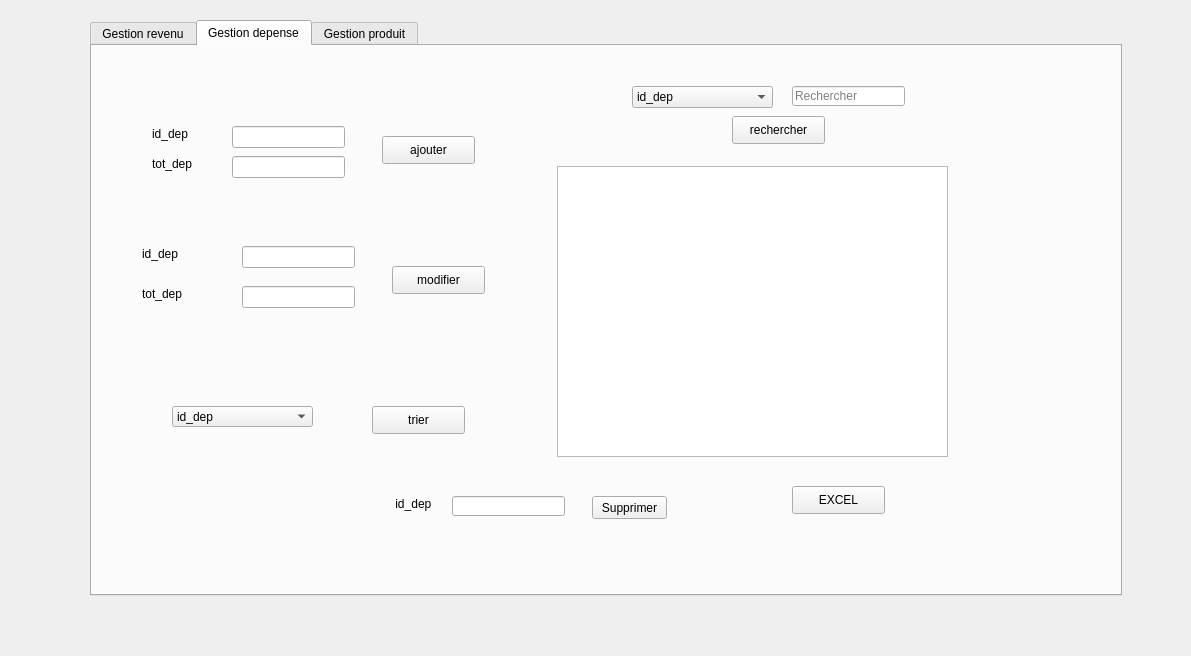
<?xml version="1.0" encoding="UTF-8"?>
<ui version="4.0">
 <class>gestion_prd</class>
 <widget class="QDialog" name="gestion_prd">
  <property name="geometry">
   <rect>
    <x>0</x>
    <y>0</y>
    <width>1191</width>
    <height>656</height>
   </rect>
  </property>
  <property name="windowTitle">
   <string>Dialog</string>
  </property>
  <widget class="QTabWidget" name="temprature">
   <property name="geometry">
    <rect>
     <x>90</x>
     <y>20</y>
     <width>1032</width>
     <height>576</height>
    </rect>
   </property>
   <property name="currentIndex">
    <number>1</number>
   </property>
   <widget class="QWidget" name="tab1">
    <attribute name="title">
     <string>Gestion revenu</string>
    </attribute>
    <widget class="QTabWidget" name="tabWidget_2">
     <property name="geometry">
      <rect>
       <x>0</x>
       <y>0</y>
       <width>851</width>
       <height>621</height>
      </rect>
     </property>
     <property name="styleSheet">
      <string notr="true">tabWidget_2 = new QWidget(this); m_myWidget-&gt;setGeometry(0, 0, 300, 100)</string>
     </property>
     <property name="currentIndex">
      <number>0</number>
     </property>
     <widget class="QWidget" name="tab_3">
      <attribute name="title">
       <string>Ajout</string>
      </attribute>
      <widget class="QLabel" name="label">
       <property name="geometry">
        <rect>
         <x>120</x>
         <y>40</y>
         <width>47</width>
         <height>14</height>
        </rect>
       </property>
       <property name="text">
        <string>tot_rev</string>
       </property>
      </widget>
      <widget class="QLabel" name="label_2">
       <property name="geometry">
        <rect>
         <x>120</x>
         <y>10</y>
         <width>121</width>
         <height>16</height>
        </rect>
       </property>
       <property name="text">
        <string>Id_rev</string>
       </property>
      </widget>
      <widget class="QLineEdit" name="le_id_rev">
       <property name="geometry">
        <rect>
         <x>210</x>
         <y>10</y>
         <width>113</width>
         <height>20</height>
        </rect>
       </property>
       <property name="styleSheet">
        <string notr="true">m_myWidget = new QWidget(this); m_myWidget-&gt;setGeometry(0, 0, 300, 100); QPalette pal = palette();</string>
       </property>
      </widget>
      <widget class="QPushButton" name="Ajouter">
       <property name="geometry">
        <rect>
         <x>350</x>
         <y>50</y>
         <width>75</width>
         <height>23</height>
        </rect>
       </property>
       <property name="text">
        <string>Ajouter</string>
       </property>
      </widget>
      <widget class="QLabel" name="label_9">
       <property name="geometry">
        <rect>
         <x>140</x>
         <y>260</y>
         <width>71</width>
         <height>16</height>
        </rect>
       </property>
       <property name="text">
        <string/>
       </property>
      </widget>
      <widget class="QLineEdit" name="le_tot_rev">
       <property name="geometry">
        <rect>
         <x>210</x>
         <y>40</y>
         <width>113</width>
         <height>22</height>
        </rect>
       </property>
      </widget>
      <widget class="QTableView" name="tab_rev">
       <property name="geometry">
        <rect>
         <x>350</x>
         <y>90</y>
         <width>481</width>
         <height>301</height>
        </rect>
       </property>
      </widget>
      <widget class="QLabel" name="label_3">
       <property name="geometry">
        <rect>
         <x>220</x>
         <y>410</y>
         <width>121</width>
         <height>16</height>
        </rect>
       </property>
       <property name="text">
        <string> id_dep</string>
       </property>
      </widget>
      <widget class="QLineEdit" name="le_id_sup">
       <property name="geometry">
        <rect>
         <x>280</x>
         <y>410</y>
         <width>113</width>
         <height>20</height>
        </rect>
       </property>
       <property name="styleSheet">
        <string notr="true">m_myWidget = new QWidget(this); m_myWidget-&gt;setGeometry(0, 0, 300, 100); QPalette pal = palette();</string>
       </property>
      </widget>
      <widget class="QPushButton" name="supprimer_3">
       <property name="geometry">
        <rect>
         <x>410</x>
         <y>410</y>
         <width>75</width>
         <height>23</height>
        </rect>
       </property>
       <property name="text">
        <string>Supprimer</string>
       </property>
      </widget>
      <widget class="QLabel" name="label_12">
       <property name="geometry">
        <rect>
         <x>30</x>
         <y>150</y>
         <width>61</width>
         <height>16</height>
        </rect>
       </property>
       <property name="text">
        <string>id_rev</string>
       </property>
      </widget>
      <widget class="QLabel" name="label_13">
       <property name="geometry">
        <rect>
         <x>30</x>
         <y>190</y>
         <width>56</width>
         <height>16</height>
        </rect>
       </property>
       <property name="text">
        <string>tot_rev</string>
       </property>
      </widget>
      <widget class="QLineEdit" name="le_id_rev_3">
       <property name="geometry">
        <rect>
         <x>90</x>
         <y>150</y>
         <width>113</width>
         <height>20</height>
        </rect>
       </property>
       <property name="styleSheet">
        <string notr="true">m_myWidget = new QWidget(this); m_myWidget-&gt;setGeometry(0, 0, 300, 100); QPalette pal = palette();</string>
       </property>
      </widget>
      <widget class="QLineEdit" name="le_tot_rev_2">
       <property name="geometry">
        <rect>
         <x>90</x>
         <y>190</y>
         <width>113</width>
         <height>20</height>
        </rect>
       </property>
       <property name="styleSheet">
        <string notr="true">m_myWidget = new QWidget(this); m_myWidget-&gt;setGeometry(0, 0, 300, 100); QPalette pal = palette();</string>
       </property>
      </widget>
      <widget class="QPushButton" name="modifier_3">
       <property name="geometry">
        <rect>
         <x>240</x>
         <y>160</y>
         <width>75</width>
         <height>23</height>
        </rect>
       </property>
       <property name="text">
        <string>modifier</string>
       </property>
      </widget>
      <widget class="QLineEdit" name="le_recherche_3">
       <property name="geometry">
        <rect>
         <x>650</x>
         <y>30</y>
         <width>113</width>
         <height>20</height>
        </rect>
       </property>
       <property name="placeholderText">
        <string>Rechercher</string>
       </property>
      </widget>
      <widget class="QPushButton" name="pushButton_3">
       <property name="geometry">
        <rect>
         <x>580</x>
         <y>60</y>
         <width>93</width>
         <height>28</height>
        </rect>
       </property>
       <property name="text">
        <string>rechercher</string>
       </property>
      </widget>
      <widget class="QComboBox" name="cb_recherche_3">
       <property name="geometry">
        <rect>
         <x>500</x>
         <y>30</y>
         <width>141</width>
         <height>22</height>
        </rect>
       </property>
       <item>
        <property name="text">
         <string>id_rev</string>
        </property>
       </item>
       <item>
        <property name="text">
         <string>tot_rev</string>
        </property>
       </item>
      </widget>
      <widget class="QPushButton" name="EXCEL">
       <property name="geometry">
        <rect>
         <x>720</x>
         <y>410</y>
         <width>93</width>
         <height>28</height>
        </rect>
       </property>
       <property name="text">
        <string>EXCEL</string>
       </property>
      </widget>
      <widget class="QComboBox" name="cb_recherche_9">
       <property name="geometry">
        <rect>
         <x>20</x>
         <y>301</y>
         <width>141</width>
         <height>21</height>
        </rect>
       </property>
       <item>
        <property name="text">
         <string>id_rev</string>
        </property>
       </item>
       <item>
        <property name="text">
         <string>tot_rev</string>
        </property>
       </item>
      </widget>
      <widget class="QPushButton" name="pushButton">
       <property name="geometry">
        <rect>
         <x>210</x>
         <y>300</y>
         <width>93</width>
         <height>28</height>
        </rect>
       </property>
       <property name="text">
        <string>trier</string>
       </property>
      </widget>
      <widget class="QLabel" name="label_29">
       <property name="geometry">
        <rect>
         <x>830</x>
         <y>130</y>
         <width>201</width>
         <height>391</height>
        </rect>
       </property>
       <property name="text">
        <string/>
       </property>
      </widget>
     </widget>
    </widget>
   </widget>
   <widget class="QWidget" name="tab">
    <attribute name="title">
     <string>Gestion depense</string>
    </attribute>
    <widget class="QLabel" name="label_7">
     <property name="geometry">
      <rect>
       <x>60</x>
       <y>80</y>
       <width>56</width>
       <height>16</height>
      </rect>
     </property>
     <property name="text">
      <string>id_dep</string>
     </property>
    </widget>
    <widget class="QLabel" name="label_10">
     <property name="geometry">
      <rect>
       <x>60</x>
       <y>110</y>
       <width>56</width>
       <height>16</height>
      </rect>
     </property>
     <property name="text">
      <string>tot_dep</string>
     </property>
    </widget>
    <widget class="QLineEdit" name="le_id_dep">
     <property name="geometry">
      <rect>
       <x>140</x>
       <y>80</y>
       <width>113</width>
       <height>22</height>
      </rect>
     </property>
    </widget>
    <widget class="QLineEdit" name="le_tot_dep">
     <property name="geometry">
      <rect>
       <x>140</x>
       <y>110</y>
       <width>113</width>
       <height>22</height>
      </rect>
     </property>
    </widget>
    <widget class="QPushButton" name="pushButton_1">
     <property name="geometry">
      <rect>
       <x>290</x>
       <y>90</y>
       <width>93</width>
       <height>28</height>
      </rect>
     </property>
     <property name="text">
      <string>ajouter</string>
     </property>
    </widget>
    <widget class="QLabel" name="label_25">
     <property name="geometry">
      <rect>
       <x>50</x>
       <y>200</y>
       <width>61</width>
       <height>16</height>
      </rect>
     </property>
     <property name="text">
      <string>id_dep</string>
     </property>
    </widget>
    <widget class="QLabel" name="label_11">
     <property name="geometry">
      <rect>
       <x>50</x>
       <y>240</y>
       <width>56</width>
       <height>16</height>
      </rect>
     </property>
     <property name="text">
      <string>tot_dep</string>
     </property>
    </widget>
    <widget class="QLineEdit" name="le_id_dep_5">
     <property name="geometry">
      <rect>
       <x>150</x>
       <y>200</y>
       <width>113</width>
       <height>22</height>
      </rect>
     </property>
    </widget>
    <widget class="QLineEdit" name="le_tot_dep_2">
     <property name="geometry">
      <rect>
       <x>150</x>
       <y>240</y>
       <width>113</width>
       <height>22</height>
      </rect>
     </property>
    </widget>
    <widget class="QPushButton" name="pushButton_2">
     <property name="geometry">
      <rect>
       <x>300</x>
       <y>220</y>
       <width>93</width>
       <height>28</height>
      </rect>
     </property>
     <property name="text">
      <string>modifier</string>
     </property>
    </widget>
    <widget class="QComboBox" name="cb_recherche_8">
     <property name="geometry">
      <rect>
       <x>540</x>
       <y>40</y>
       <width>141</width>
       <height>22</height>
      </rect>
     </property>
     <item>
      <property name="text">
       <string>id_dep</string>
      </property>
     </item>
     <item>
      <property name="text">
       <string>tot_dep</string>
      </property>
     </item>
    </widget>
    <widget class="QLineEdit" name="le_recherche_8">
     <property name="geometry">
      <rect>
       <x>700</x>
       <y>40</y>
       <width>113</width>
       <height>20</height>
      </rect>
     </property>
     <property name="placeholderText">
      <string>Rechercher</string>
     </property>
    </widget>
    <widget class="QPushButton" name="pushButton_7">
     <property name="geometry">
      <rect>
       <x>640</x>
       <y>70</y>
       <width>93</width>
       <height>28</height>
      </rect>
     </property>
     <property name="text">
      <string>rechercher</string>
     </property>
    </widget>
    <widget class="QPushButton" name="EXCEL_4">
     <property name="geometry">
      <rect>
       <x>700</x>
       <y>440</y>
       <width>93</width>
       <height>28</height>
      </rect>
     </property>
     <property name="text">
      <string>EXCEL</string>
     </property>
    </widget>
    <widget class="QLabel" name="label_26">
     <property name="geometry">
      <rect>
       <x>300</x>
       <y>450</y>
       <width>121</width>
       <height>16</height>
      </rect>
     </property>
     <property name="text">
      <string> id_dep</string>
     </property>
    </widget>
    <widget class="QLineEdit" name="le_id_sup_3">
     <property name="geometry">
      <rect>
       <x>360</x>
       <y>450</y>
       <width>113</width>
       <height>20</height>
      </rect>
     </property>
     <property name="styleSheet">
      <string notr="true">m_myWidget = new QWidget(this); m_myWidget-&gt;setGeometry(0, 0, 300, 100); QPalette pal = palette();</string>
     </property>
    </widget>
    <widget class="QPushButton" name="supprimer_6">
     <property name="geometry">
      <rect>
       <x>500</x>
       <y>450</y>
       <width>75</width>
       <height>23</height>
      </rect>
     </property>
     <property name="text">
      <string>Supprimer</string>
     </property>
    </widget>
    <widget class="QTableView" name="tab_dep">
     <property name="geometry">
      <rect>
       <x>465</x>
       <y>120</y>
       <width>391</width>
       <height>291</height>
      </rect>
     </property>
    </widget>
    <widget class="QComboBox" name="cb_recherche_10">
     <property name="geometry">
      <rect>
       <x>80</x>
       <y>360</y>
       <width>141</width>
       <height>21</height>
      </rect>
     </property>
     <item>
      <property name="text">
       <string>id_dep</string>
      </property>
     </item>
     <item>
      <property name="text">
       <string>tot_dep</string>
      </property>
     </item>
    </widget>
    <widget class="QPushButton" name="pushButton_8">
     <property name="geometry">
      <rect>
       <x>280</x>
       <y>360</y>
       <width>93</width>
       <height>28</height>
      </rect>
     </property>
     <property name="text">
      <string>trier</string>
     </property>
    </widget>
    <widget class="QLabel" name="label_31">
     <property name="geometry">
      <rect>
       <x>0</x>
       <y>10</y>
       <width>201</width>
       <height>61</height>
      </rect>
     </property>
     <property name="styleSheet">
      <string notr="true">background-color:tranparent;

border-image:url(:/StyleSheet/1.jpg);

background:none;

border:none;

background-repeat:none;
</string>
     </property>
     <property name="text">
      <string/>
     </property>
    </widget>
   </widget>
   <widget class="QWidget" name="tab_2">
    <attribute name="title">
     <string>Gestion produit</string>
    </attribute>
    <widget class="QTabWidget" name="affichage2">
     <property name="geometry">
      <rect>
       <x>10</x>
       <y>0</y>
       <width>1001</width>
       <height>521</height>
      </rect>
     </property>
     <property name="currentIndex">
      <number>0</number>
     </property>
     <widget class="QWidget" name="tab_11">
      <attribute name="title">
       <string>Ajout</string>
      </attribute>
      <widget class="QLineEdit" name="le_id_produit">
       <property name="geometry">
        <rect>
         <x>150</x>
         <y>10</y>
         <width>113</width>
         <height>20</height>
        </rect>
       </property>
      </widget>
      <widget class="QPushButton" name="ajouter1">
       <property name="geometry">
        <rect>
         <x>280</x>
         <y>40</y>
         <width>75</width>
         <height>23</height>
        </rect>
       </property>
       <property name="text">
        <string>Ajouter</string>
       </property>
      </widget>
      <widget class="QLineEdit" name="le_tot_produit">
       <property name="geometry">
        <rect>
         <x>150</x>
         <y>40</y>
         <width>113</width>
         <height>20</height>
        </rect>
       </property>
      </widget>
      <widget class="QTableView" name="tab_produit">
       <property name="geometry">
        <rect>
         <x>380</x>
         <y>110</y>
         <width>451</width>
         <height>281</height>
        </rect>
       </property>
      </widget>
      <widget class="QLabel" name="label_41">
       <property name="geometry">
        <rect>
         <x>220</x>
         <y>420</y>
         <width>121</width>
         <height>16</height>
        </rect>
       </property>
       <property name="text">
        <string>id_produit</string>
       </property>
      </widget>
      <widget class="QLineEdit" name="le_id_supprimer">
       <property name="geometry">
        <rect>
         <x>300</x>
         <y>420</y>
         <width>113</width>
         <height>20</height>
        </rect>
       </property>
      </widget>
      <widget class="QPushButton" name="supprimer_2">
       <property name="geometry">
        <rect>
         <x>260</x>
         <y>440</y>
         <width>75</width>
         <height>23</height>
        </rect>
       </property>
       <property name="text">
        <string>Supprimer</string>
       </property>
      </widget>
      <widget class="QLabel" name="label_4">
       <property name="geometry">
        <rect>
         <x>40</x>
         <y>10</y>
         <width>81</width>
         <height>16</height>
        </rect>
       </property>
       <property name="text">
        <string>id_produit</string>
       </property>
      </widget>
      <widget class="QLabel" name="label_5">
       <property name="geometry">
        <rect>
         <x>40</x>
         <y>40</y>
         <width>71</width>
         <height>16</height>
        </rect>
       </property>
       <property name="styleSheet">
        <string notr="true">background-color:tranparent;

border-image:url(:/image/5.jpg);

background:grey;

border:none;

background-repeat:none;</string>
       </property>
       <property name="text">
        <string>tot_produit</string>
       </property>
      </widget>
      <widget class="QLabel" name="label_42">
       <property name="geometry">
        <rect>
         <x>10</x>
         <y>190</y>
         <width>91</width>
         <height>16</height>
        </rect>
       </property>
       <property name="styleSheet">
        <string notr="true">background-color:tranparent;

border-image:url(:/image/5.jpg);

background:white;

border:none;

background-repeat:none;</string>
       </property>
       <property name="text">
        <string>id_produit</string>
       </property>
      </widget>
      <widget class="QLabel" name="label_6">
       <property name="geometry">
        <rect>
         <x>20</x>
         <y>220</y>
         <width>71</width>
         <height>16</height>
        </rect>
       </property>
       <property name="text">
        <string>tot_produit</string>
       </property>
      </widget>
      <widget class="QLineEdit" name="le_tot_produit_3">
       <property name="geometry">
        <rect>
         <x>110</x>
         <y>220</y>
         <width>113</width>
         <height>20</height>
        </rect>
       </property>
      </widget>
      <widget class="QLineEdit" name="le_id_produit_3">
       <property name="geometry">
        <rect>
         <x>110</x>
         <y>190</y>
         <width>113</width>
         <height>20</height>
        </rect>
       </property>
      </widget>
      <widget class="QPushButton" name="modifier3_2">
       <property name="geometry">
        <rect>
         <x>240</x>
         <y>200</y>
         <width>75</width>
         <height>23</height>
        </rect>
       </property>
       <property name="text">
        <string>Modifier</string>
       </property>
      </widget>
      <widget class="QComboBox" name="cb_recherche_4">
       <property name="geometry">
        <rect>
         <x>440</x>
         <y>30</y>
         <width>141</width>
         <height>22</height>
        </rect>
       </property>
       <item>
        <property name="text">
         <string>id_produit</string>
        </property>
       </item>
       <item>
        <property name="text">
         <string>tot_produit</string>
        </property>
       </item>
       <item>
        <property name="text">
         <string>type_produit</string>
        </property>
       </item>
       <item>
        <property name="text">
         <string/>
        </property>
       </item>
       <item>
        <property name="text">
         <string/>
        </property>
       </item>
       <item>
        <property name="text">
         <string/>
        </property>
       </item>
      </widget>
      <widget class="QLineEdit" name="le_recherche_4">
       <property name="geometry">
        <rect>
         <x>600</x>
         <y>30</y>
         <width>113</width>
         <height>20</height>
        </rect>
       </property>
       <property name="placeholderText">
        <string>Rechercher</string>
       </property>
      </widget>
      <widget class="QPushButton" name="pushButton_4">
       <property name="geometry">
        <rect>
         <x>540</x>
         <y>60</y>
         <width>93</width>
         <height>28</height>
        </rect>
       </property>
       <property name="text">
        <string>rechercher</string>
       </property>
      </widget>
      <widget class="QPushButton" name="EXCEL_3">
       <property name="geometry">
        <rect>
         <x>690</x>
         <y>410</y>
         <width>93</width>
         <height>28</height>
        </rect>
       </property>
       <property name="text">
        <string>EXCEL</string>
       </property>
      </widget>
      <widget class="QLabel" name="label_27">
       <property name="geometry">
        <rect>
         <x>40</x>
         <y>70</y>
         <width>81</width>
         <height>16</height>
        </rect>
       </property>
       <property name="text">
        <string>type_produit</string>
       </property>
      </widget>
      <widget class="QLineEdit" name="le_type_produit_2">
       <property name="geometry">
        <rect>
         <x>150</x>
         <y>70</y>
         <width>113</width>
         <height>22</height>
        </rect>
       </property>
      </widget>
      <widget class="QLabel" name="label_28">
       <property name="geometry">
        <rect>
         <x>20</x>
         <y>250</y>
         <width>81</width>
         <height>16</height>
        </rect>
       </property>
       <property name="text">
        <string>type_produit</string>
       </property>
      </widget>
      <widget class="QLineEdit" name="le_type_produit">
       <property name="geometry">
        <rect>
         <x>110</x>
         <y>250</y>
         <width>113</width>
         <height>22</height>
        </rect>
       </property>
      </widget>
      <widget class="QPushButton" name="pushButton_9">
       <property name="geometry">
        <rect>
         <x>250</x>
         <y>330</y>
         <width>93</width>
         <height>28</height>
        </rect>
       </property>
       <property name="text">
        <string>trier</string>
       </property>
      </widget>
      <widget class="QComboBox" name="trieprod">
       <property name="geometry">
        <rect>
         <x>90</x>
         <y>340</y>
         <width>73</width>
         <height>22</height>
        </rect>
       </property>
       <item>
        <property name="text">
         <string>id_produit</string>
        </property>
       </item>
       <item>
        <property name="text">
         <string>tot_produit</string>
        </property>
       </item>
       <item>
        <property name="text">
         <string>type_produit</string>
        </property>
       </item>
      </widget>
      <widget class="QLabel" name="label_30">
       <property name="geometry">
        <rect>
         <x>0</x>
         <y>0</y>
         <width>981</width>
         <height>541</height>
        </rect>
       </property>
       <property name="styleSheet">
        <string notr="true">background-color:tranparent;

border-image:url(:/StyleSheet/1.jpg);

background:none;

border:none;

background-repeat:none;</string>
       </property>
       <property name="text">
        <string/>
       </property>
      </widget>
      <zorder>label_30</zorder>
      <zorder>le_id_produit</zorder>
      <zorder>ajouter1</zorder>
      <zorder>le_tot_produit</zorder>
      <zorder>tab_produit</zorder>
      <zorder>label_41</zorder>
      <zorder>le_id_supprimer</zorder>
      <zorder>supprimer_2</zorder>
      <zorder>label_4</zorder>
      <zorder>label_5</zorder>
      <zorder>label_42</zorder>
      <zorder>label_6</zorder>
      <zorder>le_tot_produit_3</zorder>
      <zorder>le_id_produit_3</zorder>
      <zorder>modifier3_2</zorder>
      <zorder>cb_recherche_4</zorder>
      <zorder>le_recherche_4</zorder>
      <zorder>pushButton_4</zorder>
      <zorder>EXCEL_3</zorder>
      <zorder>label_27</zorder>
      <zorder>le_type_produit_2</zorder>
      <zorder>label_28</zorder>
      <zorder>le_type_produit</zorder>
      <zorder>pushButton_9</zorder>
      <zorder>trieprod</zorder>
     </widget>
    </widget>
   </widget>
  </widget>
 </widget>
 <resources/>
 <connections/>
</ui>
